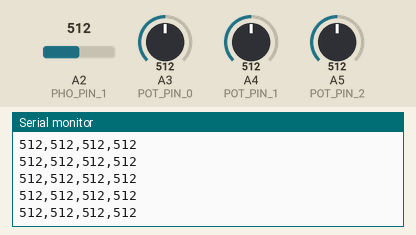
Simulated run of this sketch. Board: Arduino Uno, built with avr-gcc and run on an emulated ATmega328P. Parts: the last lines printed to the serial monitor. The inputs (shaded band) are chosen by the test bench; at power-on: A2 (PHO_PIN_1) = 512, A3 (POT_PIN_0) = 512, A4 (POT_PIN_1) = 512, A5 (POT_PIN_2) = 512.

Above: at 1.2 s.
1.3 s: A2 (PHO_PIN_1) set to 716
At 1.32 s:
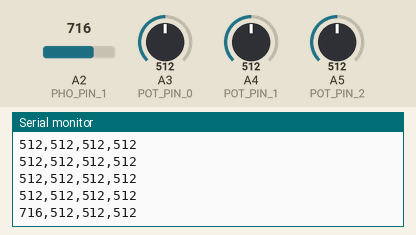
2.8 s: A3 (POT_PIN_0) set to 716
At 2.84 s:
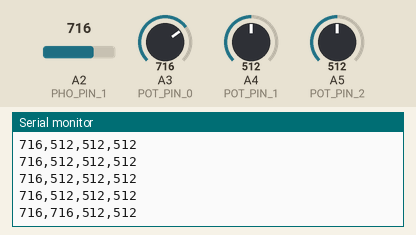
4.3 s: A4 (POT_PIN_1) set to 716
At 4.35 s:
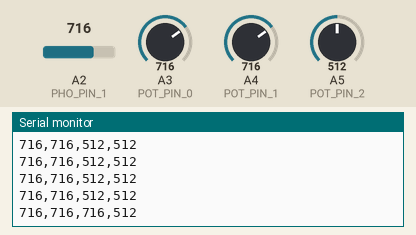
5.8 s: A5 (POT_PIN_2) set to 716
At 5.87 s:
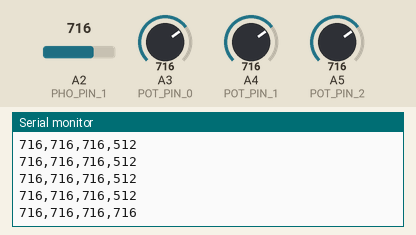
8.8 s: A2 (PHO_PIN_1) set to 992
At 8.8 s:
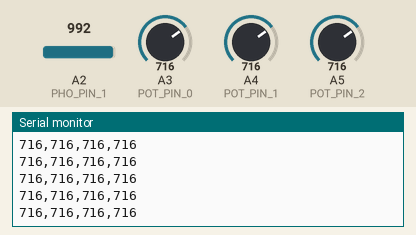
10.3 s: A3 (POT_PIN_0) set to 992
At 10.32 s:
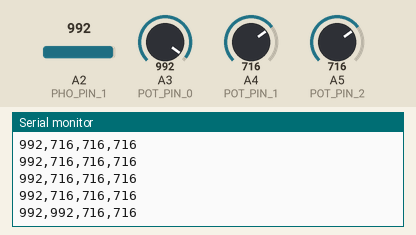
Timing chart, 0 to 12.8 s (numbered marks = the images above; inputs shaded):
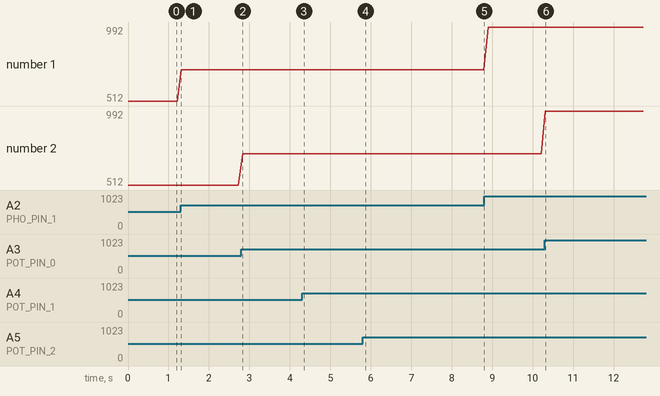

The sketch:

POT_IN_LED_OUT.ino
```cpp
const int PHO_PIN_1 = A2;

const int POT_PIN_0 = A3;//potentiometer input
const int POT_PIN_1 = A4;
const int POT_PIN_2 = A5;

//const int LED_0 = 3;//led output

int sliderValue = 0;//value from open frameworks

void setup(){
 // pinMode(LED_0, OUTPUT); //sets the pin as output
  Serial.begin(9600);
}

void loop(){
  int phoValue1 = analogRead(PHO_PIN_1);
  int potValue0 = analogRead(POT_PIN_0);// returns a value between 0-1023
  int potValue1 = analogRead(POT_PIN_1);
  int potValue2 = analogRead(POT_PIN_2);


  Serial.print(phoValue1);
  Serial.print(",");
  Serial.print(potValue0);
  Serial.print(",");
  Serial.print(potValue1);
  Serial.print(",");
  Serial.print(potValue2);
  Serial.print("\n");

  delay(100);


//  int mappedPotValue0 = map(potValue0, 0, 1023, 0, 255);//map 0-1023 to 0-255
//  int mappedPotValue1 = map(potValue1, 0, 1023, 0, 255);

//  while(Serial.available() > 0){
//    sliderValue = Serial.read();
//  }
//
//  analogWrite(LED_0, sliderValue);

  //Serial.write(mappedPotValue); //send the pot value back to open frameworks
}
```

Measured:
- after the input at 1.3 s, the serial monitor: prints a new line at once (image 1)
- after the input at 2.8 s, the serial monitor: prints a new line at once (image 2)
- after the input at 4.3 s, the serial monitor: prints a new line after 0.05 s (image 3)
- after the input at 5.8 s, the serial monitor: prints a new line after 0.06 s (image 4)
- after the input at 10.3 s, the serial monitor: prints a new line at once (image 6)
- plotted number 1: 512 → 716 after the input at 1.3 s, 716 → 992 after the input at 8.8 s
